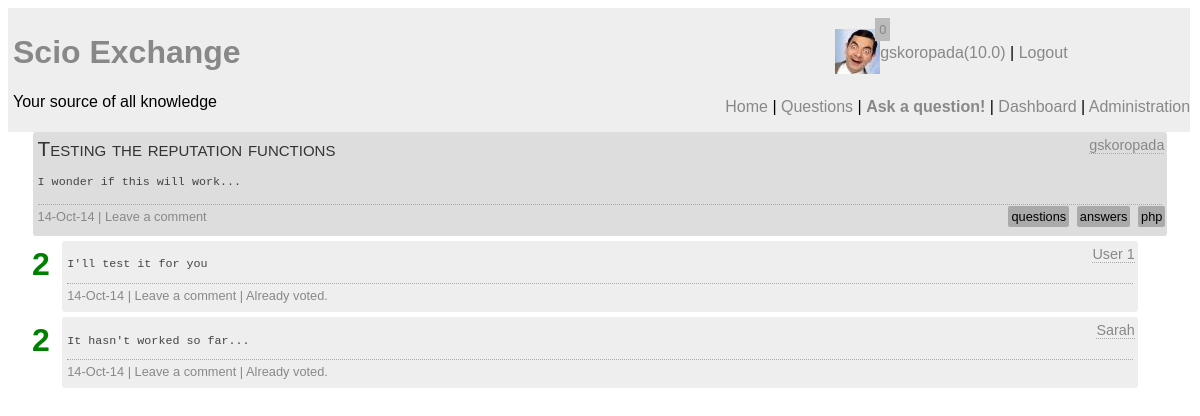
/question.php?id=25 (signed in), run on the app's committed database.
### tables this page shows
CREATE TABLE `question` (
  `question_id` int(10) unsigned NOT NULL AUTO_INCREMENT,
  `author` int(10) unsigned NOT NULL COMMENT 'Foreign Key',
  `question_title` text,
  `content` longtext,
  `tags` text,
  `timestamp` datetime NOT NULL,
  `status` char(1) NOT NULL DEFAULT 'O',
  PRIMARY KEY (`question_id`),
  KEY `author` (`author`),
  CONSTRAINT `question_ibfk_1` FOREIGN KEY (`author`) REFERENCES `user` (`UserID`)
);

CREATE TABLE `user` (
  `UserID` int(11) unsigned NOT NULL AUTO_INCREMENT,
  `email` varchar(30) NOT NULL,
  `screenName` varchar(25) NOT NULL,
  `reputation` float DEFAULT '0',
  `role` int(11) DEFAULT '0',
  `avatar` varchar(20) DEFAULT NULL,
  `pwd` varchar(255) NOT NULL,
  `active` bit(1) NOT NULL DEFAULT b'0',
  `moderated` bit(1) NOT NULL DEFAULT b'1',
  `pwdChange` bit(1) DEFAULT b'0',
  PRIMARY KEY (`UserID`)
);

CREATE TABLE `answer` (
  `answer_id` int(10) unsigned NOT NULL AUTO_INCREMENT,
  `author` int(10) unsigned NOT NULL,
  `content` longtext NOT NULL,
  `positive_votes` int(11) NOT NULL DEFAULT '0',
  `negative_votes` int(11) NOT NULL DEFAULT '0',
  `question` int(10) unsigned NOT NULL,
  `timestamp` datetime DEFAULT NULL,
  PRIMARY KEY (`answer_id`),
  KEY `author` (`author`),
  KEY `answer_question_idx` (`question`),
  CONSTRAINT `answer_ibfk_1` FOREIGN KEY (`author`) REFERENCES `user` (`UserID`),
  CONSTRAINT `answer_question` FOREIGN KEY (`question`) REFERENCES `question` (`question_id`) ON DELETE CASCADE ON UPDATE CASCADE
);

### vote.php (called while the page is built, shortened)
<?php
function checkVote($id) {
	global $con;
	$query = "SELECT count(answer) as voted FROM vote_tracking WHERE author=".$_SESSION['userid']." AND answer=".$id;
	$result = mysqli_query($con, $query);
	if(!$result) {
		echo "DB Error";
	} else{
		$voted = mysqli_fetch_array($result);
		if($voted['voted'] == 0) {
			return true;
		} else {
			return false;
		}
	}
}
?>

### question.php (the view, shortened to what this page needs)
<?php
require ("connect.php");
$sql = 'SELECT author, question_title, content, tags, timestamp, screenName FROM question INNER JOIN user ON author = UserID WHERE question_id = '.$_GET['id'];
$result = mysqli_query($con, $sql);
$question = mysqli_fetch_assoc($result);
include "html_start.php";
include "header.php";
require "vote.php";
require "questions_backend.php";
$d = new DateTime($question['timestamp']);
echo "<div id='wrapper'>";
echo "<div class='question'><p class='qtitle'>".$question['question_title']."</p>";
echo "<span class='qexcerpt'><p><pre>".$question['content']."</pre></p></span>";
echo "<span class='qstats'>".date_format($d,"d-M-y");
if(isset($_SESSION['userid'])) {
	if($_SESSION['active']) {
		echo " | <span id='".$_GET['id']."' class='btnQComment click_option'>Leave a comment</span>";
	}
}
echo "<span class='tags'>";
$tags = explode(',' , $question['tags']);
foreach($tags as $tag) {
	$tag = trim($tag);
	echo "<a href='tag.php?tag=$tag'>$tag</a> ";
}
echo "</span></span><span class='qauthor'><a href=\"user_profile.php?id=".$question['author']."\">" . $question['screenName']."</a></span>";
echo "</div>";
getAnswers($_GET['id'], false);
echo "</div>";
require("html_end.php");
?>

### questions_backend.php (shortened to what this page needs)
<?php
function getAnswers($id, $slider) {
	global $con;
	$sql = "SELECT answer_id, author, content, (positive_votes-negative_votes) as rating, screenName, timestamp FROM answer INNER JOIN user on author = UserID WHERE question = $id ORDER BY rating DESC";
	$result = mysqli_query($con, $sql);
	while($answers = mysqli_fetch_assoc($result)) {
		echo "<div class='answer' id='ans_".$answers['answer_id']."'><span class='ans_content'><pre>".$answers['content']."</pre></span><span class='aauthor'><a href=\"user_profile.php?id="
				.$answers['author']."\">".$answers['screenName']."</a></span>";
		echo "<span id='rating_".$answers['answer_id']."' class='rating ";
		if($answers['rating']>0) {
			echo "r_pos";
		} else if ($answers['rating']<0){
			echo "r_neg";
		}
		echo "'>".$answers['rating']."</span>";
		echo "<div class='astats'>".date_format(new DateTime($answers['timestamp']), "d-M-y");
		if(isset($_SESSION['userid'])) {
			if($_SESSION['active']){
				echo " | <span id='".$answers['answer_id']."' class='click_option btnAComment'>Leave a comment</span>";
				if(checkVote($answers['answer_id'])) {
					if($_SESSION['userid'] != $answers['author']) {
						echo " | <span id='".$answers['answer_id']."' class='click_option thumb_up'>Thumbs Up</span>";
						echo " | <span id='".$answers['answer_id']."' class='click_option thumb_down'>Thumbs down</span>";
					}
				} else {
					echo " | Already voted.";
				}
			}
		}
		echo "</div>";
		if(!$slider) {
			getComments(1, $answers['answer_id']);
		}
		echo "</div>";
	}
}
function getComments($type, $id) {
	global $con;
	$sql = "SELECT comment_id, screenName, comment, timestamp, comment_author FROM comment INNER JOIN user ON UserID = comment_author WHERE link = $id AND link_to = $type";
	$result = mysqli_query($con, $sql);
}
?>

### styles/main.css (style rules this page uses)
body { font-family: sans-serif; }
#wrapper { position: relative; float: left; clear: right; width: 100%; }

### styles/header.css (style rules this page uses)
a:link, a:visited { color: #888; text-decoration: none; }

### styles/questions.css (style rules this page uses)
.question { position: relative; width: 95%; background-color: #ddd; margin: auto; margin-bottom: 5px; padding: 5px; border-radius: 3px; }
.rating { position: absolute; top: 3px; left: -3%; font-size: 2em; font-weight: 900; padding: 2px; }
.r_pos { color: green; }
.answer { position: relative; width: 90%; background-color: #eee; margin: auto; margin-bottom: 5px; padding: 5px; border-radius: 3px; }
.qtitle { font-size: 1.3em; font-variant: small-caps; padding: 0px; margin: 0px; margin-bottom: 4px; color: #333; }
.qauthor { position: absolute; top: 5px; right: 3px; font-size: 0.9em; border-bottom: dotted 1px #aaa; }
.aauthor { position: absolute; top: 5px; right: 3px; font-size: 0.9em; border-bottom: dotted 1px #aaa; }
.qauthor > a:link, .qauthor > a:visited, .aauthor > a:link, .aauthor > a:visited, .cauthor > a:link, .cauthor > a:visited { color: #888; text-decoration: none; }
.qexcerpt { color: #444; font-size: 0.9em; display: block; }
.ans_content { color: #444; font-size: 0.9em; display: block; }
.qstats { margin-top: 3px; margin-bottom: 3px; border-top: dotted 1px #aaa; width: 100%; display: block; padding-top: 4px; padding-bottom: 4px; font-size: 0.8em; color: #888; }
.astats { margin-top: 3px; border-top: dotted 1px #aaa; width: 100%; display: block; padding-top: 4px; padding-bottom: 4px; font-size: 0.8em; color: #888; }
.tags { position: absolute; right: 0px; text-align: right; }
.tags > a:link, .tags > a:visited { background-color: #aaa; padding: 3px; margin: 2px; border-radius: 2px; color: black; text-decoration: none; }

### data on the page
question: question_title "Testing the reputation functions", content "I wonder if this will work...", timestamp "14-Oct-14", tags "questions", tags "answers", tags "php", author.screenName "gskoropada"
answer: content "I'll test it for you", author.screenName "User 1", rating "2", timestamp "14-Oct-14"
answer: content "It hasn't worked so far...", author.screenName "Sarah", rating "2", timestamp "14-Oct-14"

### other printed values
$nots "0"
$_SESSION['screenname'] "gskoropada"
$_SESSION['reputation'] "10.0"
